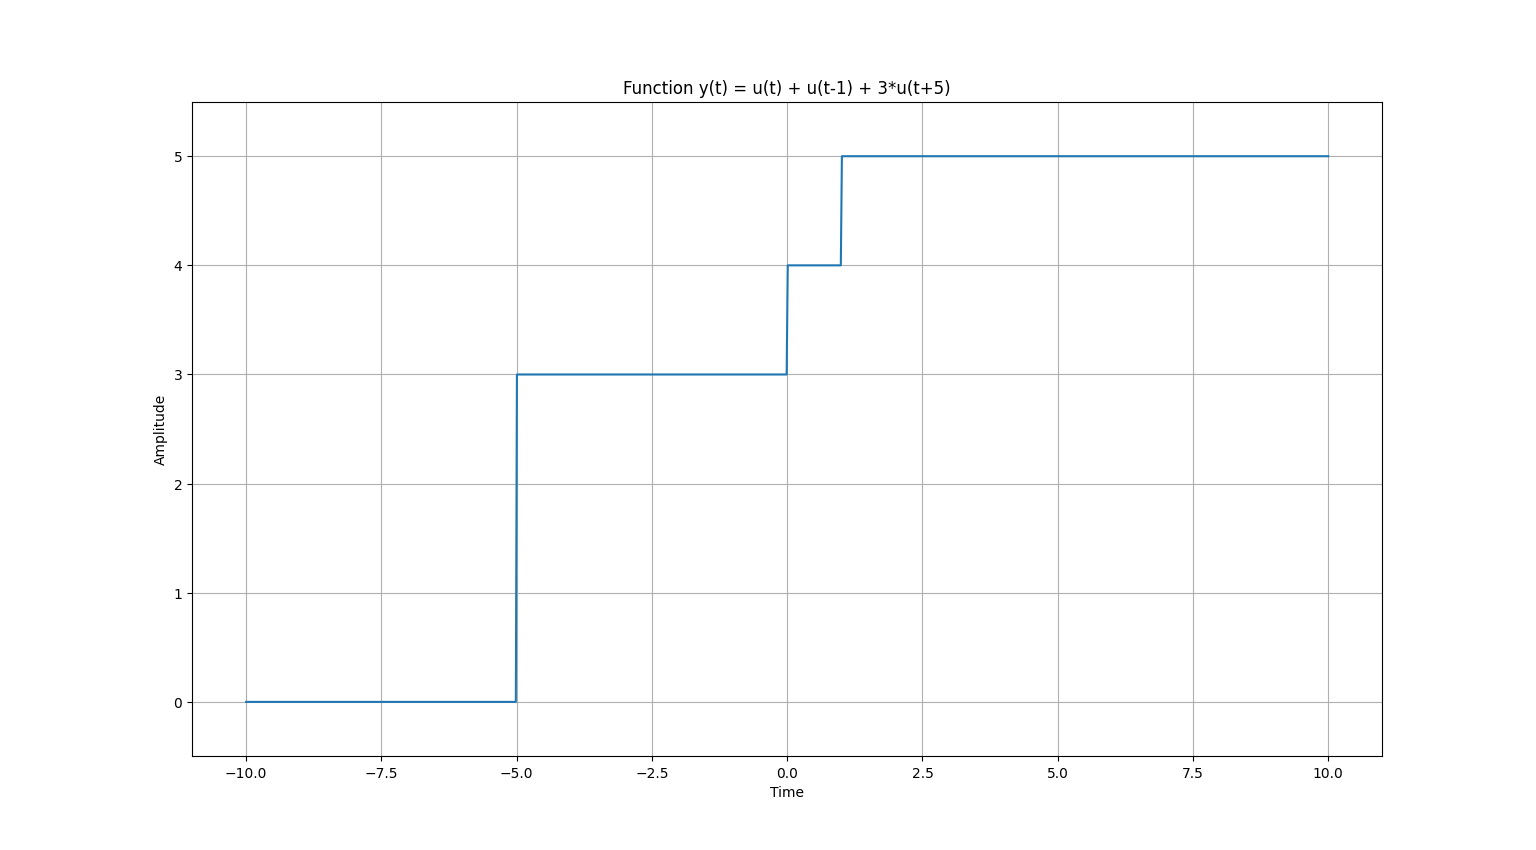

Recreate this plot in Python.
import matplotlib.pyplot as plt
import numpy as np


def simulate_function(time):
    y = np.zeros_like(time)
    y[time >= 0] = 1
    y[time >= 1] += 1
    y[time >= -5] += 3
    return y


# Define the time range
time = np.linspace(-10, 10, 1000)

# Simulate the function
function_values = simulate_function(time)

# Plot and display the function
plt.plot(time, function_values)
plt.title('Function y(t) = u(t) + u(t-1) + 3*u(t+5)')
plt.xlabel('Time')
plt.ylabel('Amplitude')
plt.ylim([-0.5, 5.5])
plt.grid(True)
plt.show()
